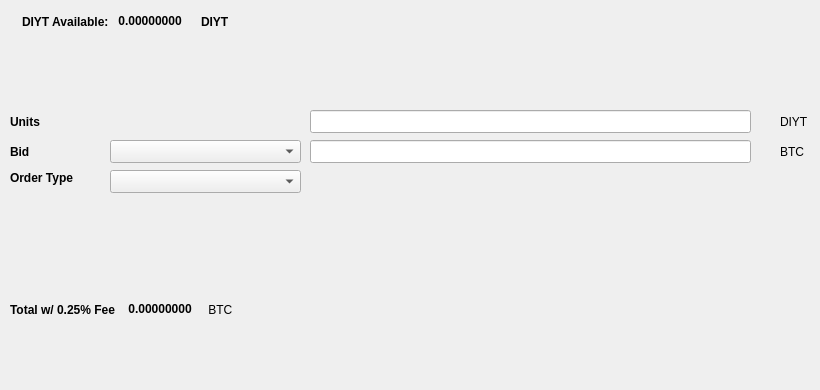
   <widget class="QWidget" name="SellTab">
    <attribute name="title">
     <string>Sell</string>
    </attribute>
    <widget class="QLabel" name="label_16">
     <property name="geometry">
      <rect>
       <x>780</x>
       <y>140</y>
       <width>31</width>
       <height>23</height>
      </rect>
     </property>
     <property name="text">
      <string>BTC</string>
     </property>
    </widget>
    <widget class="QComboBox" name="SellBidcomboBox">
     <property name="geometry">
      <rect>
       <x>110</x>
       <y>140</y>
       <width>191</width>
       <height>23</height>
      </rect>
     </property>
     <property name="font">
      <font>
       <pointsize>10</pointsize>
      </font>
     </property>
    </widget>
    <widget class="QLabel" name="label_18">
     <property name="geometry">
      <rect>
       <x>10</x>
       <y>110</y>
       <width>46</width>
       <height>23</height>
      </rect>
     </property>
     <property name="font">
      <font>
       <weight>75</weight>
       <bold>true</bold>
      </font>
     </property>
     <property name="text">
      <string>Units</string>
     </property>
    </widget>
    <widget class="QtMaterialFlatButton" name="Sell_Max_Amount" native="true">
     <property name="geometry">
      <rect>
       <x>110</x>
       <y>110</y>
       <width>191</width>
       <height>23</height>
      </rect>
     </property>
     <property name="font">
      <font>
       <pointsize>10</pointsize>
      </font>
     </property>
     <property name="text" stdset="0">
      <string>Max</string>
     </property>
    </widget>
    <widget class="QLabel" name="label_20">
     <property name="geometry">
      <rect>
       <x>10</x>
       <y>170</y>
       <width>91</width>
       <height>16</height>
      </rect>
     </property>
     <property name="font">
      <font>
       <weight>75</weight>
       <bold>true</bold>
      </font>
     </property>
     <property name="text">
      <string>Order Type</string>
     </property>
    </widget>
    <widget class="QComboBox" name="SellOrdertypeCombo">
     <property name="geometry">
      <rect>
       <x>110</x>
       <y>170</y>
       <width>191</width>
       <height>23</height>
      </rect>
     </property>
     <property name="font">
      <font>
       <pointsize>10</pointsize>
      </font>
     </property>
    </widget>
    <widget class="QLabel" name="label_21">
     <property name="geometry">
      <rect>
       <x>10</x>
       <y>140</y>
       <width>46</width>
       <height>23</height>
      </rect>
     </property>
     <property name="font">
      <font>
       <weight>75</weight>
       <bold>true</bold>
      </font>
     </property>
     <property name="text">
      <string>Bid</string>
     </property>
    </widget>
    <widget class="QLabel" name="label_22">
     <property name="geometry">
      <rect>
       <x>780</x>
       <y>110</y>
       <width>31</width>
       <height>23</height>
      </rect>
     </property>
     <property name="text">
      <string>DIYT</string>
     </property>
    </widget>
    <widget class="QLineEdit" name="UnitsInputDIYT">
     <property name="geometry">
      <rect>
       <x>310</x>
       <y>110</y>
       <width>441</width>
       <height>23</height>
      </rect>
     </property>
     <property name="font">
      <font>
       <pointsize>9</pointsize>
       <weight>75</weight>
       <bold>true</bold>
      </font>
     </property>
    </widget>
    <widget class="QLineEdit" name="SellBidPriceEdit">
     <property name="geometry">
      <rect>
       <x>310</x>
       <y>140</y>
       <width>441</width>
       <height>23</height>
      </rect>
     </property>
     <property name="font">
      <font>
       <pointsize>9</pointsize>
       <weight>75</weight>
       <bold>true</bold>
      </font>
     </property>
    </widget>
    <widget class="QtMaterialFlatButton" name="SellDIYTBTN" native="true">
     <property name="geometry">
      <rect>
       <x>30</x>
       <y>330</y>
       <width>131</width>
       <height>23</height>
      </rect>
     </property>
     <property name="text" stdset="0">
      <string>Sell DIYT</string>
     </property>
     <property name="icon" stdset="0">
      <iconset resource="../diytube.qrc">
       <normaloff>:/icons/bitcoin</normaloff>:/icons/bitcoin</iconset>
     </property>
    </widget>
    <widget class="QWidget" name="layoutWidget3">
     <property name="geometry">
      <rect>
       <x>22</x>
       <y>12</y>
       <width>258</width>
       <height>19</height>
      </rect>
     </property>
     <layout class="QHBoxLayout" name="horizontalLayout">
      <item>
       <widget class="QLabel" name="label232_2">
        <property name="font">
         <font>
          <weight>75</weight>
          <bold>true</bold>
         </font>
        </property>
        <property name="text">
         <string>DIYT Available:</string>
        </property>
       </widget>
      </item>
      <item>
       <widget class="QLabel" name="DIYTAvailableLabel">
        <property name="palette">
         <palette>
          <active>
           <colorrole role="WindowText">
            <brush brushstyle="SolidPattern">
             <color alpha="255">
              <red>0</red>
              <green>0</green>
              <blue>0</blue>
             </color>
            </brush>
           </colorrole>
           <colorrole role="Button">
            <brush brushstyle="SolidPattern">
             <color alpha="255">
              <red>0</red>
              <green>170</green>
              <blue>0</blue>
             </color>
            </brush>
           </colorrole>
           <colorrole role="Light">
            <brush brushstyle="SolidPattern">
             <color alpha="255">
              <red>0</red>
              <green>255</green>
              <blue>0</blue>
             </color>
            </brush>
           </colorrole>
           <colorrole role="Midlight">
            <brush brushstyle="SolidPattern">
             <color alpha="255">
              <red>0</red>
              <green>212</green>
              <blue>0</blue>
             </color>
            </brush>
           </colorrole>
           <colorrole role="Dark">
            <brush brushstyle="SolidPattern">
             <color alpha="255">
              <red>0</red>
              <green>85</green>
              <blue>0</blue>
             </color>
            </brush>
           </colorrole>
           <colorrole role="Mid">
            <brush brushstyle="SolidPattern">
             <color alpha="255">
              <red>0</red>
              <green>113</green>
              <blue>0</blue>
             </color>
            </brush>
           </colorrole>
           <colorrole role="Text">
            <brush brushstyle="SolidPattern">
             <color alpha="255">
              <red>0</red>
              <green>170</green>
              <blue>0</blue>
             </color>
            </brush>
           </colorrole>
           <colorrole role="BrightText">
            <brush brushstyle="SolidPattern">
             <color alpha="255">
              <red>255</red>
              <green>255</green>
              <blue>255</blue>
             </color>
            </brush>
           </colorrole>
           <colorrole role="ButtonText">
            <brush brushstyle="SolidPattern">
             <color alpha="255">
              <red>0</red>
              <green>0</green>
              <blue>0</blue>
             </color>
            </brush>
           </colorrole>
           <colorrole role="Base">
            <brush brushstyle="SolidPattern">
             <color alpha="255">
              <red>255</red>
              <green>255</green>
              <blue>255</blue>
             </color>
            </brush>
           </colorrole>
           <colorrole role="Window">
            <brush brushstyle="SolidPattern">
             <color alpha="255">
              <red>0</red>
              <green>170</green>
              <blue>0</blue>
             </color>
            </brush>
           </colorrole>
           <colorrole role="Shadow">
            <brush brushstyle="SolidPattern">
             <color alpha="255">
              <red>0</red>
              <green>0</green>
              <blue>0</blue>
             </color>
            </brush>
           </colorrole>
           <colorrole role="AlternateBase">
            <brush brushstyle="SolidPattern">
             <color alpha="255">
              <red>127</red>
              <green>212</green>
              <blue>127</blue>
             </color>
            </brush>
           </colorrole>
           <colorrole role="ToolTipBase">
            <brush brushstyle="SolidPattern">
             <color alpha="255">
              <red>255</red>
              <green>255</green>
              <blue>220</blue>
             </color>
            </brush>
           </colorrole>
           <colorrole role="ToolTipText">
            <brush brushstyle="SolidPattern">
             <color alpha="255">
              <red>0</red>
              <green>0</green>
              <blue>0</blue>
             </color>
            </brush>
           </colorrole>
          </active>
          <inactive>
           <colorrole role="WindowText">
            <brush brushstyle="SolidPattern">
             <color alpha="255">
              <red>0</red>
              <green>0</green>
              <blue>0</blue>
             </color>
            </brush>
           </colorrole>
           <colorrole role="Button">
            <brush brushstyle="SolidPattern">
             <color alpha="255">
              <red>0</red>
              <green>170</green>
              <blue>0</blue>
             </color>
            </brush>
           </colorrole>
           <colorrole role="Light">
            <brush brushstyle="SolidPattern">
             <color alpha="255">
              <red>0</red>
              <green>255</green>
              <blue>0</blue>
             </color>
            </brush>
           </colorrole>
           <colorrole role="Midlight">
            <brush brushstyle="SolidPattern">
             <color alpha="255">
              <red>0</red>
              <green>212</green>
              <blue>0</blue>
             </color>
            </brush>
           </colorrole>
           <colorrole role="Dark">
            <brush brushstyle="SolidPattern">
             <color alpha="255">
              <red>0</red>
              <green>85</green>
              <blue>0</blue>
             </color>
            </brush>
           </colorrole>
           <colorrole role="Mid">
            <brush brushstyle="SolidPattern">
             <color alpha="255">
              <red>0</red>
              <green>113</green>
              <blue>0</blue>
             </color>
            </brush>
           </colorrole>
           <colorrole role="Text">
            <brush brushstyle="SolidPattern">
             <color alpha="255">
              <red>0</red>
              <green>170</green>
              <blue>0</blue>
             </color>
            </brush>
           </colorrole>
           <colorrole role="BrightText">
            <brush brushstyle="SolidPattern">
             <color alpha="255">
              <red>255</red>
              <green>255</green>
              <blue>255</blue>
             </color>
            </brush>
           </colorrole>
           <colorrole role="ButtonText">
            <brush brushstyle="SolidPattern">
             <color alpha="255">
              <red>0</red>
              <green>0</green>
              <blue>0</blue>
             </color>
            </brush>
           </colorrole>
           <colorrole role="Base">
            <brush brushstyle="SolidPattern">
             <color alpha="255">
              <red>255</red>
              <green>255</green>
              <blue>255</blue>
             </color>
            </brush>
           </colorrole>
           <colorrole role="Window">
            <brush brushstyle="SolidPattern">
             <color alpha="255">
              <red>0</red>
              <green>170</green>
              <blue>0</blue>
             </color>
            </brush>
           </colorrole>
           <colorrole role="Shadow">
            <brush brushstyle="SolidPattern">
             <color alpha="255">
              <red>0</red>
              <green>0</green>
              <blue>0</blue>
             </color>
            </brush>
           </colorrole>
           <colorrole role="AlternateBase">
            <brush brushstyle="SolidPattern">
             <color alpha="255">
              <red>127</red>
              <green>212</green>
              <blue>127</blue>
             </color>
            </brush>
           </colorrole>
           <colorrole role="ToolTipBase">
            <brush brushstyle="SolidPattern">
             <color alpha="255">
              <red>255</red>
              <green>255</green>
              <blue>220</blue>
             </color>
            </brush>
           </colorrole>
           <colorrole role="ToolTipText">
            <brush brushstyle="SolidPattern">
             <color alpha="255">
              <red>0</red>
              <green>0</green>
              <blue>0</blue>
             </color>
            </brush>
           </colorrole>
          </inactive>
          <disabled>
           <colorrole role="WindowText">
            <brush brushstyle="SolidPattern">
             <color alpha="255">
              <red>0</red>
              <green>85</green>
              <blue>0</blue>
             </color>
            </brush>
           </colorrole>
           <colorrole role="Button">
            <brush brushstyle="SolidPattern">
             <color alpha="255">
              <red>0</red>
              <green>170</green>
              <blue>0</blue>
             </color>
            </brush>
           </colorrole>
           <colorrole role="Light">
            <brush brushstyle="SolidPattern">
             <color alpha="255">
              <red>0</red>
              <green>255</green>
              <blue>0</blue>
             </color>
            </brush>
           </colorrole>
           <colorrole role="Midlight">
            <brush brushstyle="SolidPattern">
             <color alpha="255">
              <red>0</red>
              <green>212</green>
              <blue>0</blue>
             </color>
            </brush>
           </colorrole>
           <colorrole role="Dark">
            <brush brushstyle="SolidPattern">
             <color alpha="255">
              <red>0</red>
              <green>85</green>
              <blue>0</blue>
             </color>
            </brush>
           </colorrole>
           <colorrole role="Mid">
            <brush brushstyle="SolidPattern">
             <color alpha="255">
              <red>0</red>
              <green>113</green>
              <blue>0</blue>
             </color>
            </brush>
           </colorrole>
           <colorrole role="Text">
            <brush brushstyle="SolidPattern">
             <color alpha="255">
              <red>0</red>
              <green>85</green>
              <blue>0</blue>
             </color>
            </brush>
           </colorrole>
           <colorrole role="BrightText">
            <brush brushstyle="SolidPattern">
             <color alpha="255">
              <red>255</red>
              <green>255</green>
              <blue>255</blue>
             </color>
            </brush>
           </colorrole>
           <colorrole role="ButtonText">
            <brush brushstyle="SolidPattern">
             <color alpha="255">
              <red>0</red>
              <green>85</green>
              <blue>0</blue>
             </color>
            </brush>
           </colorrole>
           <colorrole role="Base">
            <brush brushstyle="SolidPattern">
             <color alpha="255">
              <red>0</red>
              <green>170</green>
              <blue>0</blue>
             </color>
            </brush>
           </colorrole>
           <colorrole role="Window">
            <brush brushstyle="SolidPattern">
             <color alpha="255">
              <red>0</red>
              <green>170</green>
              <blue>0</blue>
             </color>
            </brush>
           </colorrole>
           <colorrole role="Shadow">
            <brush brushstyle="SolidPattern">
             <color alpha="255">
              <red>0</red>
              <green>0</green>
              <blue>0</blue>
             </color>
            </brush>
           </colorrole>
           <colorrole role="AlternateBase">
            <brush brushstyle="SolidPattern">
             <color alpha="255">
              <red>0</red>
              <green>170</green>
              <blue>0</blue>
             </color>
            </brush>
           </colorrole>
           <colorrole role="ToolTipBase">
            <brush brushstyle="SolidPattern">
             <color alpha="255">
              <red>255</red>
              <green>255</green>
              <blue>220</blue>
             </color>
            </brush>
           </colorrole>
           <colorrole role="ToolTipText">
            <brush brushstyle="SolidPattern">
             <color alpha="255">
              <red>0</red>
              <green>0</green>
              <blue>0</blue>
             </color>
            </brush>
           </colorrole>
          </disabled>
         </palette>
        </property>
        <property name="font">
         <font>
          <weight>75</weight>
          <bold>true</bold>
         </font>
        </property>
        <property name="text">
         <string> 0.00000000 </string>
        </property>
        <property name="textInteractionFlags">
         <set>Qt::LinksAccessibleByMouse|Qt::TextSelectableByKeyboard|Qt::TextSelectableByMouse</set>
        </property>
       </widget>
      </item>
      <item>
       <widget class="QLabel" name="labelDIYT">
        <property name="font">
         <font>
          <weight>75</weight>
          <bold>true</bold>
         </font>
        </property>
        <property name="text">
         <string>DIYT</string>
        </property>
       </widget>
      </item>
     </layout>
    </widget>
    <widget class="QWidget" name="layoutWidget">
     <property name="geometry">
      <rect>
       <x>10</x>
       <y>300</y>
       <width>268</width>
       <height>19</height>
      </rect>
     </property>
     <layout class="QHBoxLayout" name="horizontalLayout_2">
      <item>
       <widget class="QLabel" name="label_19">
        <property name="font">
         <font>
          <weight>75</weight>
          <bold>true</bold>
         </font>
        </property>
        <property name="text">
         <string>Total w/ 0.25% Fee </string>
        </property>
       </widget>
      </item>
      <item>
       <widget class="QLabel" name="SellCostLabel">
        <property name="palette">
         <palette>
          <active>
           <colorrole role="WindowText">
            <brush brushstyle="SolidPattern">
             <color alpha="255">
              <red>0</red>
              <green>0</green>
              <blue>0</blue>
             </color>
            </brush>
           </colorrole>
           <colorrole role="Button">
            <brush brushstyle="SolidPattern">
             <color alpha="255">
              <red>0</red>
              <green>170</green>
              <blue>0</blue>
             </color>
            </brush>
           </colorrole>
           <colorrole role="Light">
            <brush brushstyle="SolidPattern">
             <color alpha="255">
              <red>0</red>
              <green>255</green>
              <blue>0</blue>
             </color>
            </brush>
           </colorrole>
           <colorrole role="Midlight">
            <brush brushstyle="SolidPattern">
             <color alpha="255">
              <red>0</red>
              <green>212</green>
              <blue>0</blue>
             </color>
            </brush>
           </colorrole>
           <colorrole role="Dark">
            <brush brushstyle="SolidPattern">
             <color alpha="255">
              <red>0</red>
              <green>85</green>
              <blue>0</blue>
             </color>
            </brush>
           </colorrole>
           <colorrole role="Mid">
            <brush brushstyle="SolidPattern">
             <color alpha="255">
              <red>0</red>
              <green>113</green>
              <blue>0</blue>
             </color>
            </brush>
           </colorrole>
           <colorrole role="Text">
            <brush brushstyle="SolidPattern">
             <color alpha="255">
              <red>0</red>
              <green>170</green>
              <blue>0</blue>
             </color>
            </brush>
           </colorrole>
           <colorrole role="BrightText">
            <brush brushstyle="SolidPattern">
             <color alpha="255">
              <red>255</red>
              <green>255</green>
              <blue>255</blue>
             </color>
            </brush>
           </colorrole>
           <colorrole role="ButtonText">
            <brush brushstyle="SolidPattern">
             <color alpha="255">
              <red>0</red>
              <green>0</green>
              <blue>0</blue>
             </color>
            </brush>
           </colorrole>
           <colorrole role="Base">
            <brush brushstyle="SolidPattern">
             <color alpha="255">
              <red>255</red>
              <green>255</green>
              <blue>255</blue>
             </color>
            </brush>
           </colorrole>
           <colorrole role="Window">
            <brush brushstyle="SolidPattern">
             <color alpha="255">
              <red>0</red>
              <green>170</green>
              <blue>0</blue>
             </color>
            </brush>
           </colorrole>
           <colorrole role="Shadow">
            <brush brushstyle="SolidPattern">
             <color alpha="255">
              <red>0</red>
              <green>0</green>
              <blue>0</blue>
             </color>
            </brush>
           </colorrole>
           <colorrole role="AlternateBase">
            <brush brushstyle="SolidPattern">
             <color alpha="255">
              <red>127</red>
              <green>212</green>
              <blue>127</blue>
             </color>
            </brush>
           </colorrole>
           <colorrole role="ToolTipBase">
            <brush brushstyle="SolidPattern">
             <color alpha="255">
              <red>255</red>
              <green>255</green>
              <blue>220</blue>
             </color>
            </brush>
           </colorrole>
           <colorrole role="ToolTipText">
            <brush brushstyle="SolidPattern">
             <color alpha="255">
              <red>0</red>
              <green>0</green>
              <blue>0</blue>
             </color>
            </brush>
           </colorrole>
          </active>
          <inactive>
           <colorrole role="WindowText">
            <brush brushstyle="SolidPattern">
             <color alpha="255">
              <red>0</red>
              <green>0</green>
              <blue>0</blue>
             </color>
            </brush>
           </colorrole>
           <colorrole role="Button">
            <brush brushstyle="SolidPattern">
             <color alpha="255">
              <red>0</red>
              <green>170</green>
              <blue>0</blue>
             </color>
            </brush>
           </colorrole>
           <colorrole role="Light">
            <brush brushstyle="SolidPattern">
             <color alpha="255">
              <red>0</red>
              <green>255</green>
              <blue>0</blue>
             </color>
            </brush>
           </colorrole>
           <colorrole role="Midlight">
            <brush brushstyle="SolidPattern">
             <color alpha="255">
              <red>0</red>
              <green>212</green>
              <blue>0</blue>
             </color>
            </brush>
           </colorrole>
           <colorrole role="Dark">
            <brush brushstyle="SolidPattern">
             <color alpha="255">
              <red>0</red>
              <green>85</green>
              <blue>0</blue>
             </color>
            </brush>
           </colorrole>
           <colorrole role="Mid">
            <brush brushstyle="SolidPattern">
             <color alpha="255">
              <red>0</red>
              <green>113</green>
              <blue>0</blue>
             </color>
            </brush>
           </colorrole>
           <colorrole role="Text">
            <brush brushstyle="SolidPattern">
             <color alpha="255">
              <red>0</red>
              <green>170</green>
              <blue>0</blue>
             </color>
            </brush>
           </colorrole>
           <colorrole role="BrightText">
            <brush brushstyle="SolidPattern">
             <color alpha="255">
              <red>255</red>
              <green>255</green>
              <blue>255</blue>
             </color>
            </brush>
           </colorrole>
           <colorrole role="ButtonText">
            <brush brushstyle="SolidPattern">
             <color alpha="255">
              <red>0</red>
              <green>0</green>
              <blue>0</blue>
             </color>
            </brush>
           </colorrole>
           <colorrole role="Base">
            <brush brushstyle="SolidPattern">
             <color alpha="255">
              <red>255</red>
              <green>255</green>
              <blue>255</blue>
             </color>
            </brush>
           </colorrole>
           <colorrole role="Window">
            <brush brushstyle="SolidPattern">
             <color alpha="255">
              <red>0</red>
              <green>170</green>
              <blue>0</blue>
             </color>
            </brush>
           </colorrole>
           <colorrole role="Shadow">
            <brush brushstyle="SolidPattern">
             <color alpha="255">
              <red>0</red>
              <green>0</green>
              <blue>0</blue>
             </color>
            </brush>
           </colorrole>
           <colorrole role="AlternateBase">
            <brush brushstyle="SolidPattern">
             <color alpha="255">
              <red>127</red>
              <green>212</green>
              <blue>127</blue>
             </color>
            </brush>
           </colorrole>
           <colorrole role="ToolTipBase">
            <brush brushstyle="SolidPattern">
             <color alpha="255">
              <red>255</red>
              <green>255</green>
              <blue>220</blue>
             </color>
            </brush>
           </colorrole>
           <colorrole role="ToolTipText">
            <brush brushstyle="SolidPattern">
             <color alpha="255">
              <red>0</red>
              <green>0</green>
              <blue>0</blue>
             </color>
            </brush>
           </colorrole>
          </inactive>
          <disabled>
           <colorrole role="WindowText">
            <brush brushstyle="SolidPattern">
             <color alpha="255">
              <red>0</red>
              <green>85</green>
              <blue>0</blue>
             </color>
            </brush>
           </colorrole>
           <colorrole role="Button">
            <brush brushstyle="SolidPattern">
             <color alpha="255">
              <red>0</red>
              <green>170</green>
              <blue>0</blue>
             </color>
            </brush>
           </colorrole>
           <colorrole role="Light">
            <brush brushstyle="SolidPattern">
             <color alpha="255">
              <red>0</red>
              <green>255</green>
              <blue>0</blue>
             </color>
            </brush>
           </colorrole>
           <colorrole role="Midlight">
            <brush brushstyle="SolidPattern">
             <color alpha="255">
              <red>0</red>
              <green>212</green>
              <blue>0</blue>
             </color>
            </brush>
           </colorrole>
           <colorrole role="Dark">
            <brush brushstyle="SolidPattern">
             <color alpha="255">
              <red>0</red>
              <green>85</green>
              <blue>0</blue>
             </color>
            </brush>
           </colorrole>
           <colorrole role="Mid">
            <brush brushstyle="SolidPattern">
             <color alpha="255">
              <red>0</red>
              <green>113</green>
              <blue>0</blue>
             </color>
            </brush>
           </colorrole>
           <colorrole role="Text">
            <brush brushstyle="SolidPattern">
             <color alpha="255">
              <red>0</red>
              <green>85</green>
              <blue>0</blue>
             </color>
            </brush>
           </colorrole>
           <colorrole role="BrightText">
            <brush brushstyle="SolidPattern">
             <color alpha="255">
              <red>255</red>
              <green>255</green>
              <blue>255</blue>
             </color>
            </brush>
           </colorrole>
           <colorrole role="ButtonText">
            <brush brushstyle="SolidPattern">
             <color alpha="255">
              <red>0</red>
              <green>85</green>
              <blue>0</blue>
             </color>
            </brush>
           </colorrole>
           <colorrole role="Base">
            <brush brushstyle="SolidPattern">
             <color alpha="255">
              <red>0</red>
              <green>170</green>
              <blue>0</blue>
             </color>
            </brush>
           </colorrole>
           <colorrole role="Window">
            <brush brushstyle="SolidPattern">
             <color alpha="255">
              <red>0</red>
              <green>170</green>
              <blue>0</blue>
             </color>
            </brush>
           </colorrole>
           <colorrole role="Shadow">
            <brush brushstyle="SolidPattern">
             <color alpha="255">
              <red>0</red>
              <green>0</green>
              <blue>0</blue>
             </color>
            </brush>
           </colorrole>
           <colorrole role="AlternateBase">
            <brush brushstyle="SolidPattern">
             <color alpha="255">
              <red>0</red>
              <green>170</green>
              <blue>0</blue>
             </color>
            </brush>
           </colorrole>
           <colorrole role="ToolTipBase">
            <brush brushstyle="SolidPattern">
             <color alpha="255">
              <red>255</red>
              <green>255</green>
              <blue>220</blue>
             </color>
            </brush>
           </colorrole>
           <colorrole role="ToolTipText">
            <brush brushstyle="SolidPattern">
             <color alpha="255">
              <red>0</red>
              <green>0</green>
              <blue>0</blue>
             </color>
            </brush>
           </colorrole>
          </disabled>
         </palette>
        </property>
        <property name="font">
         <font>
          <weight>75</weight>
          <bold>true</bold>
         </font>
        </property>
        <property name="autoFillBackground">
         <bool>false</bool>
        </property>
        <property name="text">
         <string> 0.00000000</string>
        </property>
        <property name="textInteractionFlags">
         <set>Qt::LinksAccessibleByMouse|Qt::TextSelectableByMouse</set>
        </property>
       </widget>
      </item>
      <item>
       <widget class="QLabel" name="label_17">
        <property name="font">
         <font>
          <weight>50</weight>
          <bold>false</bold>
         </font>
        </property>
        <property name="text">
         <string> BTC</string>
        </property>
       </widget>
      </item>
     </layout>
    </widget>
    <widget class="QLabel" name="label_23">
     <property name="geometry">
      <rect>
       <x>460</x>
       <y>300</y>
       <width>281</width>
       <height>81</height>
      </rect>
     </property>
     <property name="text">
      <string/>
     </property>
     <property name="pixmap">
      <pixmap>:/images/bittrex</pixmap>
     </property>
    </widget>
   </widget>
